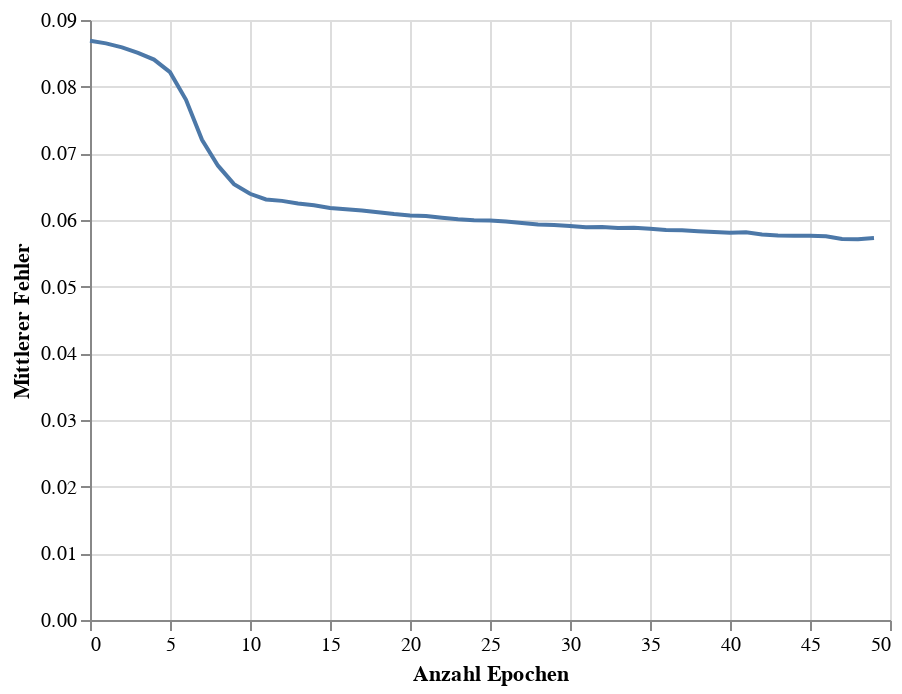

The cell this chart's notebook holds for it:
### Code cell
train_chart = alt.Chart(loss_df).mark_line().encode(
    x=alt.X('Epoch', title = 'Anzahl Epochen'),
    y=alt.Y('Loss', title = 'Mittlerer Fehler')
)
# glue('train-loss-team', train_chart,display=True)
train_chart

### Figure 1 — Vega-Lite specification as saved in the notebook (floating-point values rounded to 4 significant figures)
{"config": {"view": {"continuousWidth": 400, "continuousHeight": 300}}, "data": {"name": "data-85c93edce40af3889fda4939a6d9d951"}, "mark": "line", "encoding": {"x": {"field": "Epoch", "title": "Anzahl Epochen", "type": "quantitative"}, "y": {"field": "Loss", "title": "Mittlerer Fehler", "type": "quantitative"}}, "$schema": "https://vega.github.io/schema/vega-lite/v4.17.0.json", "datasets": {"data-85c93edce40af3889fda4939a6d9d951": [{"Epoch": 0, "Loss": 0.08688}, {"Epoch": 1, "Loss": 0.08649}, {"Epoch": 2, "Loss": 0.0859}, {"Epoch": 3, "Loss": 0.08508}, {"Epoch": 4, "Loss": 0.08406}, {"Epoch": 5, "Loss": 0.08218}, {"Epoch": 6, "Loss": 0.07802}, {"Epoch": 7, "Loss": 0.07203}, {"Epoch": 8, "Loss": 0.06815}, {"Epoch": 9, "Loss": 0.06539}, {"Epoch": 10, "Loss": 0.06393}, {"Epoch": 11, "Loss": 0.06309}, {"Epoch": 12, "Loss": 0.06287}, {"Epoch": 13, "Loss": 0.06248}, {"Epoch": 14, "Loss": 0.06222}, {"Epoch": 15, "Loss": 0.06179}, {"Epoch": 16, "Loss": 0.06162}, {"Epoch": 17, "Loss": 0.06144}, {"Epoch": 18, "Loss": 0.06117}, {"Epoch": 19, "Loss": 0.06089}, {"Epoch": 20, "Loss": 0.06069}, {"Epoch": 21, "Loss": 0.06061}, {"Epoch": 22, "Loss": 0.06035}, {"Epoch": 23, "Loss": 0.06012}, {"Epoch": 24, "Loss": 0.05997}, {"Epoch": 25, "Loss": 0.05992}, {"Epoch": 26, "Loss": 0.05977}, {"Epoch": 27, "Loss": 0.05955}, {"Epoch": 28, "Loss": 0.05932}, {"Epoch": 29, "Loss": 0.05924}, {"Epoch": 30, "Loss": 0.0591}, {"Epoch": 31, "Loss": 0.05892}, {"Epoch": 32, "Loss": 0.05895}, {"Epoch": 33, "Loss": 0.05881}, {"Epoch": 34, "Loss": 0.05884}, {"Epoch": 35, "Loss": 0.0587}, {"Epoch": 36, "Loss": 0.05849}, {"Epoch": 37, "Loss": 0.05846}, {"Epoch": 38, "Loss": 0.05832}, {"Epoch": 39, "Loss": 0.05821}, {"Epoch": 40, "Loss": 0.05808}, {"Epoch": 41, "Loss": 0.05815}, {"Epoch": 42, "Loss": 0.05783}, {"Epoch": 43, "Loss": 0.05769}, {"Epoch": 44, "Loss": 0.05763}, {"Epoch": 45, "Loss": 0.05763}, {"Epoch": 46, "Loss": 0.05757}, {"Epoch": 47, "Loss": 0.05715}, {"Epoch": 48, "Loss": 0.0571}, {"Epoch": 49, "Loss": 0.05728}]}}
